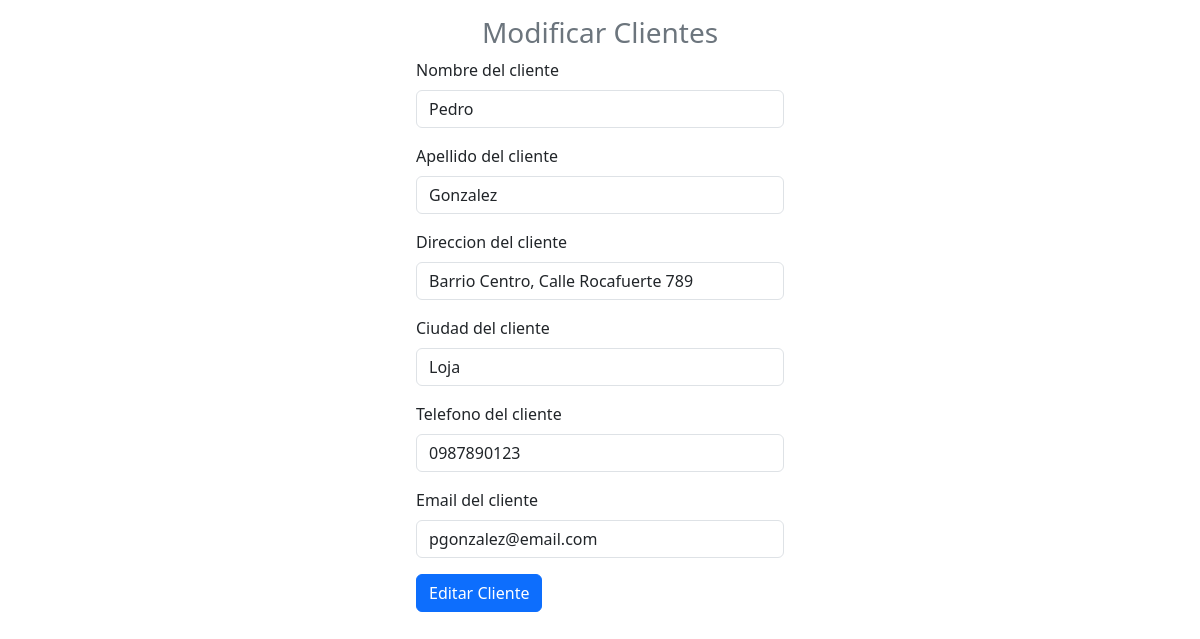
/modificar_cliente.php?id=5, run on the app's committed database.
### tables this page shows
CREATE TABLE IF NOT EXISTS `clientes` (
  `ClienteID` int(11) NOT NULL AUTO_INCREMENT,
  `Nombre` varchar(100) NOT NULL,
  `Apellido` varchar(100) NOT NULL,
  `Direccion` varchar(200) DEFAULT NULL,
  `Ciudad` varchar(100) DEFAULT NULL,
  `Telefono` varchar(15) DEFAULT NULL,
  `Email` varchar(100) NOT NULL,
  PRIMARY KEY (`ClienteID`),
  UNIQUE KEY `Email` (`Email`)
);

### modificar_cliente.php (the view, shortened to what this page needs)
<?php
include "/xampp/htdocs/API_Bootstrap/Modelo/conexion.php";
$id = $_GET["id"];
$sql = $conexion->query("select * from clientes where ClienteID=$id");
?>
<!DOCTYPE html>
<html lang="en">
<head>
    <link href="https://cdn.jsdelivr.net/npm/bootstrap@5.3.3/dist/css/bootstrap.min.css" rel="stylesheet">
</head>
<body>
    <form class="col-4 p-3 m-auto" method="POST">
        <h3 class="text-center text-secondary">Modificar Clientes</h3>
        <?php
        include "/xampp/htdocs/API_Bootstrap/Controlador/modificar_cliente.php";
        while ($datos = $sql->fetch_object()) { ?>
            <div class="mb-3">
                <label for="exampleInputEmail1" class="form-label">Nombre del cliente</label>
                <input type="text" class="form-control" name="Nombre" value="<?= $datos->Nombre?>">
            </div>
            <div class="mb-3">
                <label for="exampleInputEmail1" class="form-label">Apellido del cliente</label>
                <input type="text" class="form-control" name="Apellido" value="<?= $datos->Apellido?>">
            </div>
            <div class="mb-3">
                <label for="exampleInputEmail1" class="form-label">Direccion del cliente</label>
                <input type="text" class="form-control" name="Direccion" value="<?= $datos->Direccion?>">
            </div>
            <div class="mb-3">
                <label for="exampleInputEmail1" class="form-label">Ciudad del cliente</label>
                <input type="text" class="form-control" name="Ciudad" value="<?= $datos->Ciudad?>">
            </div>
            <div class="mb-3">
                <label for="exampleInputEmail1" class="form-label">Telefono del cliente</label>
                <input type="text" class="form-control" name="Telefono" value="<?= $datos->Telefono?>">
            </div>
            <div class="mb-3">
                <label for="exampleInputEmail1" class="form-label">Email del cliente</label>
                <input type="email" class="form-control" name="Email" value="<?= $datos->Email?>">
            </div>
        <?php
        }
        ?>
        <button type="submit" class="btn btn-primary" name="btnregistrar" value="ok">Editar Cliente</button>
    </form>
</body>
</html>

### data on the page
clientes: Nombre "Pedro", Apellido "Gonzalez", Direccion "Barrio Centro, Calle Rocafuerte 789", Ciudad "Loja", Telefono "0987890123", Email "pgonzalez@email.com"
